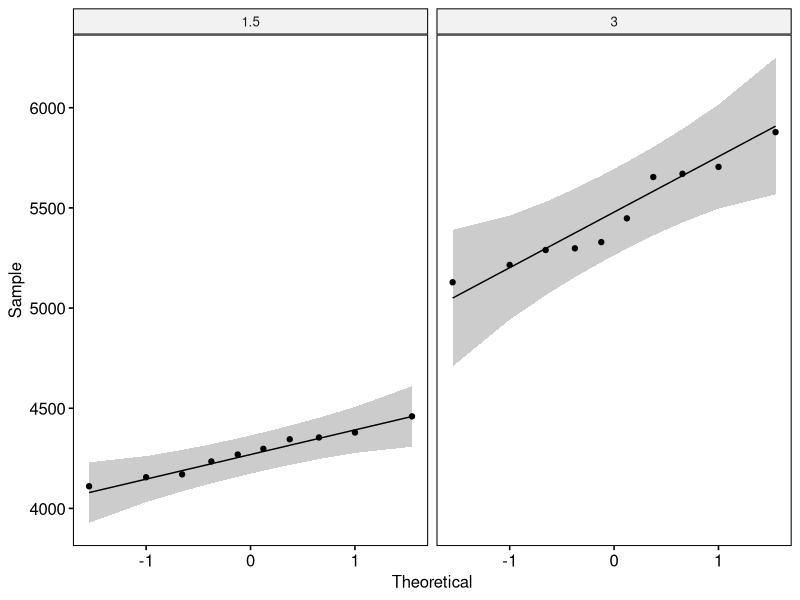
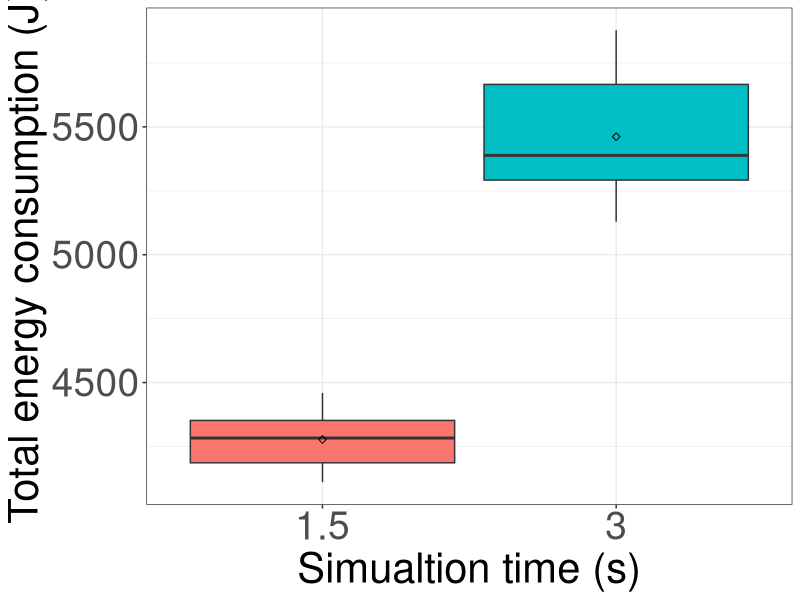

The R source for these figures, in order:
## ---- chunk 1
if (!require('tidyverse')) install.packages('tidyverse', dependencies = TRUE); library('tidyverse')
if (!require('ggpubr')) install.packages('ggpubr', dependencies = TRUE); library('ggpubr')
if (!require('rstatix')) install.packages('rstatix', dependencies = TRUE); library('rstatix')
if (!require('ggplot2')) install.packages('ggplot2', dependencies = TRUE); library('ggplot2')
## ---- chunk 2
data <- read.csv(file = '../../raw_data/test_sim_period/run_table.csv')
data <- subset(data, select = c(X__run_id, sim_period, energy_J))
data$sim_period <- as.factor(data$sim_period)
data$energy_J <- as.numeric(data$energy_J)
## ---- chunk 3
data %>%
  group_by(sim_period) %>%
  get_summary_stats(energy_J, type = "mean_sd")
## ---- chunk 4
pdf(file = "../../figures/sim_time_effect/energy.pdf")

ggplot(data, aes(x = sim_period, y = energy_J, fill = sim_period)) +
  theme_bw() + 
  geom_boxplot(width = 0.9, outlier.size = 0.5) + 
  stat_summary(fun = mean, color = 'black', geom = 'point', shape = 5, size = 1.5) +
  labs(x = "Simualtion time (s)", y = "Total energy consumption (J)") +
  theme(legend.position = 'none') +
  theme(
    axis.title.x = element_text(size = 30, family = 'sans'),
    axis.title.y = element_text(size = 30, family = 'sans'),
    axis.text.x = element_text(size = 28, family = 'sans'),
    axis.text.y = element_text(size = 28, family = 'sans'),
    
  )

dev.off()
## ---- chunk 5
data %>% 
  group_by(sim_period) %>%
  identify_outliers(energy_J)
## ---- chunk 6
ggqqplot(data, x = "energy_J", facet.by = "sim_period")
## ---- chunk 7
data %>%
  group_by(sim_period) %>%
  shapiro_test(energy_J)
## ---- chunk 8
data %>%
  t_test(energy_J ~ sim_period) %>%
  add_significance()
## ---- chunk 9
data %>%
  cohens_d(energy_J ~ sim_period)
